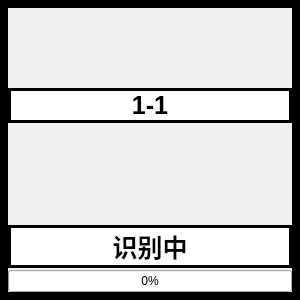
<?xml version="1.0" encoding="UTF-8"?>
<ui version="4.0">
 <class>GuiDwSt</class>
 <widget class="QFrame" name="GuiDwSt">
  <property name="geometry">
   <rect>
    <x>0</x>
    <y>0</y>
    <width>300</width>
    <height>300</height>
   </rect>
  </property>
  <property name="minimumSize">
   <size>
    <width>100</width>
    <height>100</height>
   </size>
  </property>
  <property name="maximumSize">
   <size>
    <width>300</width>
    <height>300</height>
   </size>
  </property>
  <property name="windowTitle">
   <string>Frame</string>
  </property>
  <property name="frameShape">
   <enum>QFrame::Box</enum>
  </property>
  <property name="frameShadow">
   <enum>QFrame::Plain</enum>
  </property>
  <property name="lineWidth">
   <number>8</number>
  </property>
  <property name="midLineWidth">
   <number>0</number>
  </property>
  <layout class="QVBoxLayout" name="verticalLayout">
   <property name="spacing">
    <number>2</number>
   </property>
   <property name="margin">
    <number>0</number>
   </property>
   <item>
    <spacer name="verticalSpacer_14">
     <property name="orientation">
      <enum>Qt::Vertical</enum>
     </property>
     <property name="sizeHint" stdset="0">
      <size>
       <width>20</width>
       <height>16</height>
      </size>
     </property>
    </spacer>
   </item>
   <item>
    <widget class="QLabel" name="label">
     <property name="font">
      <font>
       <pointsize>19</pointsize>
       <weight>75</weight>
       <bold>true</bold>
      </font>
     </property>
     <property name="styleSheet">
      <string notr="true">background-color:white</string>
     </property>
     <property name="frameShape">
      <enum>QFrame::Box</enum>
     </property>
     <property name="lineWidth">
      <number>3</number>
     </property>
     <property name="text">
      <string>1-1</string>
     </property>
     <property name="alignment">
      <set>Qt::AlignCenter</set>
     </property>
     <property name="wordWrap">
      <bool>false</bool>
     </property>
    </widget>
   </item>
   <item>
    <spacer name="verticalSpacer">
     <property name="orientation">
      <enum>Qt::Vertical</enum>
     </property>
     <property name="sizeHint" stdset="0">
      <size>
       <width>20</width>
       <height>100</height>
      </size>
     </property>
    </spacer>
   </item>
   <item>
    <widget class="QLabel" name="label_OcrState">
     <property name="font">
      <font>
       <pointsize>19</pointsize>
       <weight>75</weight>
       <bold>true</bold>
      </font>
     </property>
     <property name="styleSheet">
      <string notr="true">background-color:white</string>
     </property>
     <property name="frameShape">
      <enum>QFrame::Box</enum>
     </property>
     <property name="lineWidth">
      <number>3</number>
     </property>
     <property name="text">
      <string>识别中</string>
     </property>
     <property name="alignment">
      <set>Qt::AlignCenter</set>
     </property>
     <property name="wordWrap">
      <bool>false</bool>
     </property>
    </widget>
   </item>
   <item>
    <widget class="QProgressBar" name="progressBar">
     <property name="styleSheet">
      <string notr="true"/>
     </property>
     <property name="maximum">
      <number>1000</number>
     </property>
     <property name="value">
      <number>0</number>
     </property>
     <property name="alignment">
      <set>Qt::AlignRight|Qt::AlignTrailing|Qt::AlignVCenter</set>
     </property>
     <property name="textVisible">
      <bool>true</bool>
     </property>
     <property name="orientation">
      <enum>Qt::Horizontal</enum>
     </property>
     <property name="textDirection">
      <enum>QProgressBar::TopToBottom</enum>
     </property>
     <property name="format">
      <string>%p%</string>
     </property>
    </widget>
   </item>
  </layout>
 </widget>
 <resources/>
 <connections/>
</ui>
